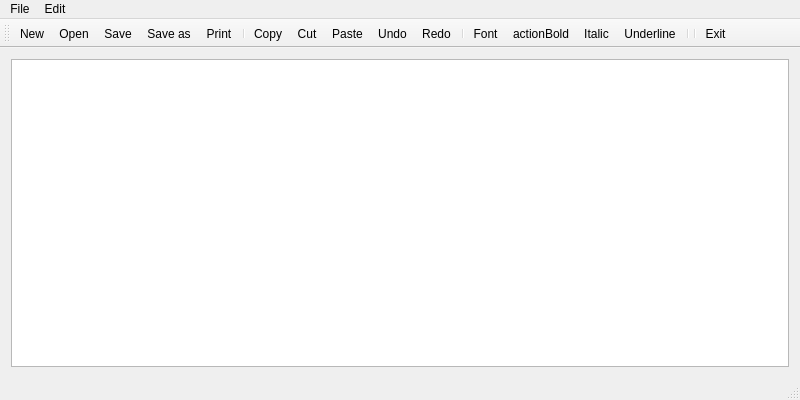
<?xml version="1.0" encoding="UTF-8"?>
<ui version="4.0">
 <class>Notepad</class>
 <widget class="QMainWindow" name="Notepad">
  <property name="geometry">
   <rect>
    <x>0</x>
    <y>0</y>
    <width>800</width>
    <height>400</height>
   </rect>
  </property>
  <property name="windowTitle">
   <string>Notepad</string>
  </property>
  <widget class="QWidget" name="centralWidget">
   <layout class="QVBoxLayout" name="verticalLayout">
    <item>
     <widget class="QTextEdit" name="textEdit"/>
    </item>
   </layout>
  </widget>
  <widget class="QMenuBar" name="menuBar">
   <property name="geometry">
    <rect>
     <x>0</x>
     <y>0</y>
     <width>800</width>
     <height>26</height>
    </rect>
   </property>
   <widget class="QMenu" name="menuFile">
    <property name="title">
     <string>File</string>
    </property>
    <addaction name="actionNew"/>
    <addaction name="actionOpen"/>
    <addaction name="actionSave"/>
    <addaction name="actionSave_as"/>
    <addaction name="actionPrint"/>
    <addaction name="separator"/>
    <addaction name="actionExit"/>
   </widget>
   <widget class="QMenu" name="menuEdit">
    <property name="title">
     <string>Edit</string>
    </property>
    <addaction name="actionCopy"/>
    <addaction name="actionCut"/>
    <addaction name="actionPaste"/>
    <addaction name="separator"/>
    <addaction name="actionUndo"/>
    <addaction name="actionRedo"/>
    <addaction name="actionFont"/>
   </widget>
   <addaction name="menuFile"/>
   <addaction name="menuEdit"/>
  </widget>
  <widget class="QToolBar" name="mainToolBar">
   <attribute name="toolBarArea">
    <enum>TopToolBarArea</enum>
   </attribute>
   <attribute name="toolBarBreak">
    <bool>false</bool>
   </attribute>
   <addaction name="actionNew"/>
   <addaction name="actionOpen"/>
   <addaction name="actionSave"/>
   <addaction name="actionSave_as"/>
   <addaction name="actionPrint"/>
   <addaction name="separator"/>
   <addaction name="actionCopy"/>
   <addaction name="actionCut"/>
   <addaction name="actionPaste"/>
   <addaction name="actionUndo"/>
   <addaction name="actionRedo"/>
   <addaction name="separator"/>
   <addaction name="actionFont"/>
   <addaction name="actionBold"/>
   <addaction name="actionItalic"/>
   <addaction name="actionUnderline"/>
   <addaction name="separator"/>
   <addaction name="separator"/>
   <addaction name="actionExit"/>
  </widget>
  <widget class="QStatusBar" name="statusBar"/>
  <action name="actionNew">
   <property name="icon">
    <iconset resource="notepad.qrc">
     <normaloff>:/images/new.png</normaloff>:/images/new.png</iconset>
   </property>
   <property name="text">
    <string>New</string>
   </property>
   <property name="toolTip">
    <string>New text document</string>
   </property>
   <property name="shortcut">
    <string>Ctrl+N</string>
   </property>
  </action>
  <action name="actionOpen">
   <property name="icon">
    <iconset resource="notepad.qrc">
     <normaloff>:/images/open.png</normaloff>:/images/open.png</iconset>
   </property>
   <property name="text">
    <string>Open</string>
   </property>
   <property name="toolTip">
    <string>Open file</string>
   </property>
   <property name="shortcut">
    <string>Ctrl+O</string>
   </property>
  </action>
  <action name="actionSave">
   <property name="icon">
    <iconset resource="notepad.qrc">
     <normaloff>:/images/save.png</normaloff>:/images/save.png</iconset>
   </property>
   <property name="text">
    <string>Save</string>
   </property>
   <property name="toolTip">
    <string>Save file</string>
   </property>
   <property name="shortcut">
    <string>Ctrl+S</string>
   </property>
  </action>
  <action name="actionSave_as">
   <property name="icon">
    <iconset resource="notepad.qrc">
     <normaloff>:/images/save_as.png</normaloff>:/images/save_as.png</iconset>
   </property>
   <property name="text">
    <string>Save as</string>
   </property>
   <property name="toolTip">
    <string>Save file as</string>
   </property>
   <property name="shortcut">
    <string>Alt+S</string>
   </property>
  </action>
  <action name="actionPrint">
   <property name="icon">
    <iconset resource="notepad.qrc">
     <normaloff>:/images/print.png</normaloff>:/images/print.png</iconset>
   </property>
   <property name="text">
    <string>Print</string>
   </property>
   <property name="toolTip">
    <string>Print file</string>
   </property>
   <property name="shortcut">
    <string>Ctrl+P</string>
   </property>
  </action>
  <action name="actionExit">
   <property name="icon">
    <iconset theme="exit.png" resource="notepad.qrc">
     <normaloff>:/images/exit.png</normaloff>:/images/exit.png</iconset>
   </property>
   <property name="text">
    <string>Exit</string>
   </property>
   <property name="toolTip">
    <string>Exit notepad</string>
   </property>
  </action>
  <action name="actionCopy">
   <property name="icon">
    <iconset resource="notepad.qrc">
     <normaloff>:/images/copy.png</normaloff>:/images/copy.png</iconset>
   </property>
   <property name="text">
    <string>Copy</string>
   </property>
   <property name="shortcut">
    <string>Ctrl+C</string>
   </property>
  </action>
  <action name="actionCut">
   <property name="icon">
    <iconset resource="notepad.qrc">
     <normaloff>:/images/cut.png</normaloff>:/images/cut.png</iconset>
   </property>
   <property name="text">
    <string>Cut</string>
   </property>
   <property name="shortcut">
    <string>Ctrl+X</string>
   </property>
  </action>
  <action name="actionPaste">
   <property name="icon">
    <iconset resource="notepad.qrc">
     <normaloff>:/images/paste.png</normaloff>:/images/paste.png</iconset>
   </property>
   <property name="text">
    <string>Paste</string>
   </property>
   <property name="shortcut">
    <string>Ctrl+V</string>
   </property>
  </action>
  <action name="actionUndo">
   <property name="icon">
    <iconset resource="notepad.qrc">
     <normaloff>:/images/edit_undo.png</normaloff>:/images/edit_undo.png</iconset>
   </property>
   <property name="text">
    <string>Undo</string>
   </property>
   <property name="shortcut">
    <string>Ctrl+Z</string>
   </property>
  </action>
  <action name="actionRedo">
   <property name="icon">
    <iconset resource="notepad.qrc">
     <normaloff>:/images/edit_redo.png</normaloff>:/images/edit_redo.png</iconset>
   </property>
   <property name="text">
    <string>Redo</string>
   </property>
   <property name="shortcut">
    <string>Ctrl+Y</string>
   </property>
  </action>
  <action name="actionFont">
   <property name="icon">
    <iconset resource="notepad.qrc">
     <normaloff>:/images/font.png</normaloff>:/images/font.png</iconset>
   </property>
   <property name="text">
    <string>Font</string>
   </property>
   <property name="shortcut">
    <string>Ctrl+F</string>
   </property>
  </action>
  <action name="actionItalic">
   <property name="checkable">
    <bool>true</bool>
   </property>
   <property name="icon">
    <iconset resource="notepad.qrc">
     <normaloff>:/images/italic.png</normaloff>:/images/italic.png</iconset>
   </property>
   <property name="text">
    <string>Italic</string>
   </property>
   <property name="toolTip">
    <string>Italic font</string>
   </property>
   <property name="shortcut">
    <string>Ctrl+I</string>
   </property>
  </action>
  <action name="actionBold">
   <property name="checkable">
    <bool>true</bool>
   </property>
   <property name="icon">
    <iconset resource="notepad.qrc">
     <normaloff>:/images/bold.png</normaloff>:/images/bold.png</iconset>
   </property>
   <property name="text">
    <string>actionBold</string>
   </property>
   <property name="toolTip">
    <string>Bold</string>
   </property>
   <property name="shortcut">
    <string>Ctrl+B</string>
   </property>
  </action>
  <action name="actionUnderline">
   <property name="checkable">
    <bool>true</bool>
   </property>
   <property name="icon">
    <iconset resource="notepad.qrc">
     <normaloff>:/images/underline.png</normaloff>:/images/underline.png</iconset>
   </property>
   <property name="text">
    <string>Underline</string>
   </property>
   <property name="toolTip">
    <string>Underline</string>
   </property>
   <property name="shortcut">
    <string>Ctrl+U</string>
   </property>
  </action>
 </widget>
 <layoutdefault spacing="6" margin="11"/>
 <resources>
  <include location="notepad.qrc"/>
 </resources>
 <connections/>
</ui>
